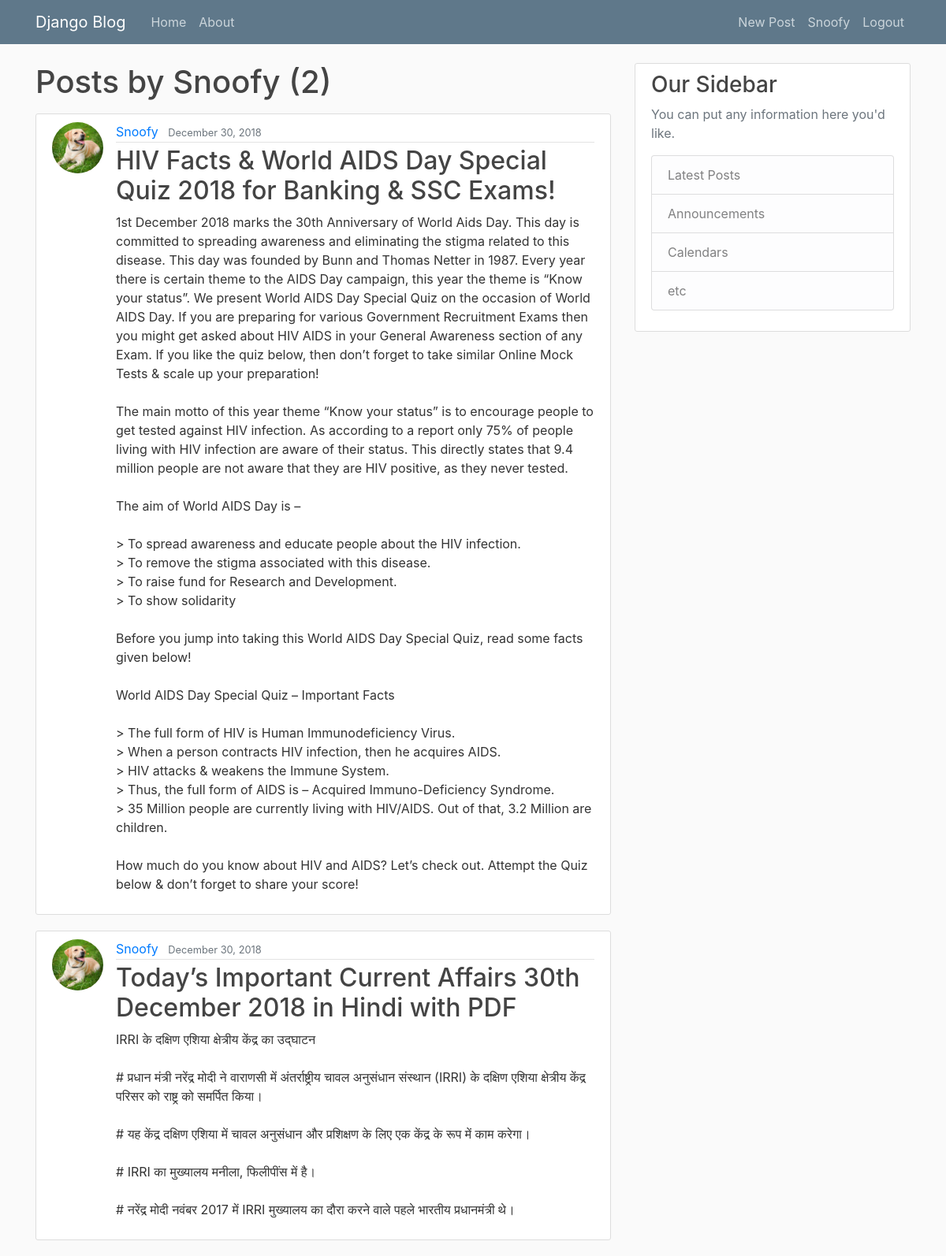
The page /user/Snoofy/ (signed in) on the database its author committed.
### blog/models.py (models this page shows, shortened)
class Post(models.Model):
    title = models.CharField(max_length = 100)
    content = models.TextField()
    date_posted = models.DateTimeField(default=timezone.now)
    author = models.ForeignKey(User, on_delete=models.CASCADE)

### users/models.py (models this page shows, shortened)
class Profile(models.Model):
    user = models.OneToOneField(User, on_delete=models.CASCADE)
    image = models.ImageField(default='default.jpg', upload_to='profile_pics')

### blog/views.py (the view)
# urls.py: path('user/<str:username>/', UserPostListView.as_view(), name='user-posts'),
class UserPostListView(ListView):
    model = Post
    template_name = 'blog/user_posts.html' # <app>/<model>_<viewtype>.html
    context_object_name = 'posts'
    paginate_by = 3
    def get_queryset(self):
        user = get_object_or_404(User, username=self.kwargs.get('username'))
        return Post.objects.filter(author=user).order_by('-date_posted')

### blog/templates/blog/user_posts.html (shortened to what this page needs)
{% extends 'blog/base.html' %}
{% block content %}
    <h1 class="mb-3">Posts by {{view.kwargs.username}} ({{ page_obj.paginator.count }})</h1>
    {% for post in posts %}
      <article class="media content-section">
        <img class="rounded-circle article-img" src="{{post.author.profile.image.url}}">
        <div class="media-body">
          <div class="article-metadata">
            <a class="mr-2" href="{% url 'user-posts' post.author.username %}">{{ post.author }}</a>
            <small class="text-muted">{{ post.date_posted|date:"F d, Y"}}</small>
          </div>
          <h2><a class="article-title" href="{% url 'post-detail' post.id %}">{{ post.title }}</a></h2>
          <p class="article-content">{{ post.content }}</p>
        </div>
      </article>
    {% endfor %}
{% endblock content %}

### blog/templates/blog/base.html (shortened to what this page needs)
{% load static %}
<!DOCTYPE html>
<html lang="en" dir="ltr">
  <head>
    <link rel="stylesheet" href="https://stackpath.bootstrapcdn.com/bootstrap/4.1.3/css/bootstrap.min.css">
    <link rel="stylesheet" href="{% static 'blog/main.css' %}" type="text/css">
  </head>
  <body>
    <header class="site-header">
      <nav class="navbar navbar-expand-md navbar-dark bg-steel fixed-top">
        <div class="container">
          <a class="navbar-brand mr-4" href="{% url 'blog-home' %}">Django Blog</a>
          <div class="collapse navbar-collapse" id="navbarToggle">
            <div class="navbar-nav mr-auto">
              <a class="nav-item nav-link" href="{% url 'blog-home' %}">Home</a>
              <a class="nav-item nav-link" href="{% url 'blog-about' %}">About</a>
            </div>
            <div class="navbar-nav">
              {% if user.is_authenticated %}
                <a class="nav-item nav-link" href="{% url 'post-create' %}">New Post</a>
                <a class="nav-item nav-link" href="{% url 'profile' %}">{{ user.username }}</a>
                <a class="nav-item nav-link" href="{% url 'logout' %}">Logout</a>
              {% else %}
                <a class="nav-item nav-link" href="{% url 'login' %}">Login</a>
                <a class="nav-item nav-link" href="{% url 'register' %}">Register</a>
              {% endif %}
            </div>
          </div>
        </div>
      </nav>
    </header>
    <main role="main" class="container">
      <div class="row">
        <div class="col-md-8">
          {% block content %}{% endblock %}
        </div>
        <div class="col-md-4">
          <div class="content-section">
            <h3>Our Sidebar</h3>
            <p class='text-muted'>You can put any information here you'd like.
              <ul class="list-group">
                <li class="list-group-item list-group-item-light">Latest Posts</li>
                <li class="list-group-item list-group-item-light">Announcements</li>
                <li class="list-group-item list-group-item-light">Calendars</li>
                <li class="list-group-item list-group-item-light">etc</li>
              </ul>
            </p>
          </div>
        </div>
      </div>
    </main>
  </body>
</html>

### blog/static/blog/main.css (style rules this page uses)
body { background: #fafafa; color: #333333; margin-top: 5rem; }
h1, h2, h3, h4, h5, h6 { color: #444444; }
ul { margin: 0; }
.bg-steel { background-color: #5f788a; }
.site-header .navbar-nav .nav-link { color: #cbd5db; }
.content-section { background: #ffffff; padding: 10px 20px; border: 1px solid #dddddd; border-radius: 3px; margin-bottom: 20px; }
.article-title { color: #444444; }
.article-content { white-space: pre-line; }
.article-img { height: 65px; width: 65px; margin-right: 16px; }
.article-metadata { padding-bottom: 1px; margin-bottom: 4px; border-bottom: 1px solid #e3e3e3 }

### rows shown on the page
Post: author.profile.image (picture), author "Snoofy", date_posted "December 30, 2018", title "HIV Facts & World AIDS Day Special Quiz 2018 for Banking & SSC Exams!", content "1st December 2018 marks the 30th Anniversary of World Aids Day. This day is committed to spreading awareness and eliminating the stigma related to this disease. This day was founded by Bunn and Thomas Netter in 1987. Every year there is certain theme to the AIDS Day campaign, this year the theme is “Know your status”. We present World AIDS Day Special Quiz on the occasion of World AIDS Day. If you are preparing for various Government Recruitment Exams then you might get asked about HIV AIDS in your General Awareness section of any Exam. If you like the quiz below, then don’t forget to take similar Online Mock Tests & scale up your preparation! The main motto of this year theme “Know your…"
Post: author.profile.image (picture), author "Snoofy", date_posted "December 30, 2018", title "Today’s Important Current Affairs 30th December 2018 in Hindi with PDF", content "IRRI के दक्षिण एशिया क्षेत्रीय केंद्र का उद्घाटन # प्रधान मंत्री नरेंद्र मोदी ने वाराणसी में अंतर्राष्ट्रीय चावल अनुसंधान संस्थान (IRRI) के दक्षिण एशिया क्षेत्रीय केंद्र परिसर को राष्ट्र को समर्पित किया। # यह केंद्र दक्षिण एशिया में चावल अनुसंधान और प्रशिक्षण के लिए एक केंद्र के रूप में काम करेगा। # IRRI का मुख्यालय मनीला, फिलीपींस में है। # नरेंद्र मोदी नवंबर 2017 में IRRI मुख्यालय का दौरा करने वाले पहले भारतीय प्रधानमंत्री थे।"

### other values the page prints
{{ user.username }} "Snoofy"
{{ view.kwargs.username }} "Snoofy"
{{ page_obj.paginator.count }} "2"
